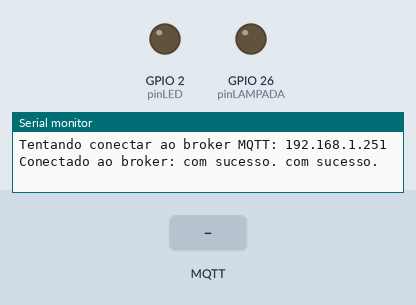
Simulated run of this program. Board: ESP32. Parts: output pins drawn as LEDs (lit = HIGH), the last lines printed to the serial monitor. The test bench sets the inputs (shaded band). WiFi joins after 1.5 s; servers stay silent unless stated; no MQTT or app messages arrive unless stated.

Above: at 3.2 s.
3.3 s: MQTT message "led_1" arrives on the first subscribed topic
At 4.2 s:
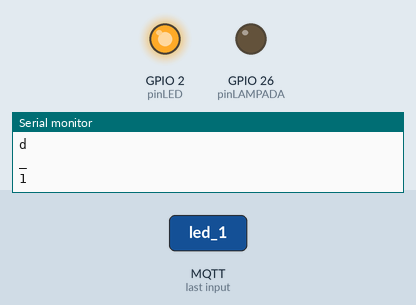
4.8 s: MQTT message "lampada_1" arrives on the first subscribed topic
At 5.4 s:
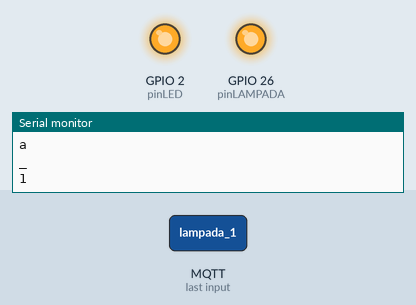
6.3 s: MQTT message "led_0" arrives on the first subscribed topic
At 7.5 s:
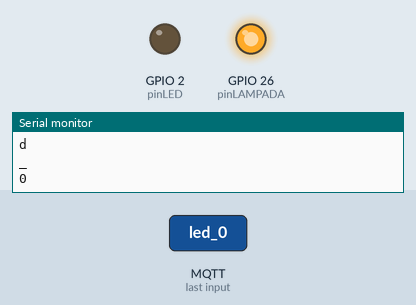
7.8 s: MQTT message "lampada_0" arrives on the first subscribed topic
At 8.8 s:
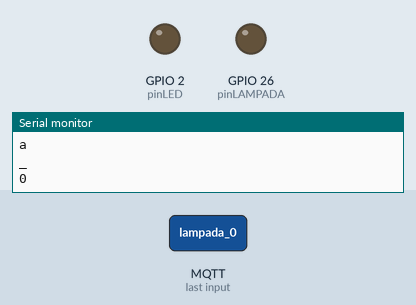
9.3 s: MQTT message "led_1" arrives on the second subscribed topic
At 9.9 s:
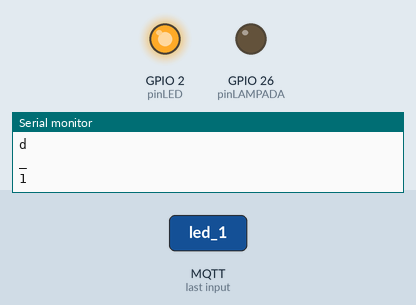
Timing chart, 0 to 11.8 s (numbered marks = the images above; inputs shaded):
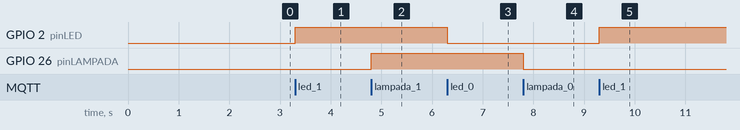

The program:

main.cpp
```cpp
#include <Arduino.h>

#include <WiFi.h>
#include <PubSubClient.h>

#define pinLED 2
#define pinLAMPADA 26

// Informações de conexão WiFi
  const char* SSID = "LIVE TIM_9BD2_2G"; //"LIVE TIM_F200_2G";
  const char* PASSWORD = "7qmdtfuceq"; //"xpbcn8u37r";
WiFiClient wifiClient;

// Informações do servidor MQTT
const char* BROKER_MQTT = "192.168.1.251";
const int BROKER_PORT = 1883;

#define ID_MQTT "BCI02"
#define TOPIC_PUBLISH_LED "publish/led"
#define TOPIC_PUBLISH_LAMPADA "publish/lampada"
#define TOPIC_SUBESCRIBE_LED "subescribe/led"
#define TOPIC_SUBESCRIBE_LAMPADA "subescribe/lampada"
PubSubClient MQTT(wifiClient);

//Informações do esp32
bool led_status = false;
bool lampada_status = false;

//Funções
void conectarWifi() {
  while (WiFi.status() == WL_CONNECTED) {
    return;
  }

  Serial.print("Conectando-se a rede: ");
  Serial.print(SSID);
  Serial.println("  Aguarde!");

  WiFi.begin(SSID, PASSWORD);
  while (WiFi.status() != WL_CONNECTED) {
    Serial.print(".");
    delay(1000);
  }

  Serial.println();
  Serial.print("Conectado com sucesso a rede: ");
  Serial.print(SSID);
  Serial.print("  IP obtido: ");
  Serial.println(WiFi.localIP());

}
void conectarMQTT() {
  while (!MQTT.connected()) {
    Serial.print("Tentando conectar ao broker MQTT: ");
    Serial.println(BROKER_MQTT);
    if(MQTT.connect(ID_MQTT)) {
      Serial.print("Conectado ao broker: ");
      Serial.print("com sucesso.");
      Serial.println(" com sucesso.");

        MQTT.subscribe(TOPIC_SUBESCRIBE_LED);
        MQTT.subscribe(TOPIC_SUBESCRIBE_LAMPADA);
    }
    else {
      Serial.println("Falha ao conectar ao broker.");
      Serial.println("Nova tentativa de conexão em 1 segundo.");
      delay(1000);
    }
  }
}
void mantemConexoes() {
  if(!MQTT.connected()) {
    conectarMQTT();
  }

  conectarWifi();
}
void callback(char* topic, byte* payload, unsigned int length) {
  String msg;

  for(int i = 0; i < length; i++) {
    Serial.println((char)payload[i]);

    char c = (char)payload[i];
    msg += c;
  }

  if(msg == "led_1") {
    // lIGA O LED
    digitalWrite(pinLED, HIGH);

    // Publica o status do LED
    led_status = true;
  }
  if(msg == "led_0") {
    // Desliga o LED
    digitalWrite(pinLED, LOW);

    // Publica o status do LED
    led_status = false;
  }

  if(msg == "lampada_1") {
    // lIGA O LED
    digitalWrite(pinLAMPADA, HIGH);

    // Publica o status do LED
    lampada_status = true;
  }
  if(msg == "lampada_0") {
    // Desliga o LED
    digitalWrite(pinLAMPADA, LOW);

    // Publica o status do LED
    lampada_status = false;
  }

}


void setup() {
  pinMode(pinLAMPADA , OUTPUT);
  pinMode(pinLED , OUTPUT);
  Serial.begin(115200);

  conectarWifi();
  MQTT.setServer(BROKER_MQTT, BROKER_PORT);
  MQTT.setCallback(callback);
}

void loop() {
  mantemConexoes();

  MQTT.publish(TOPIC_PUBLISH_LED, led_status ? "ligada" : "desligada"); // Publica o status da lâmpada a cada segundo
  MQTT.publish(TOPIC_PUBLISH_LAMPADA, lampada_status ? "ligada" : "desligada"); // Publica o status da lâmpada a cada segundo

  MQTT.loop();
}
```

Measured:
- after the input at 3.3 s, GPIO 2 (pinLED): LOW → HIGH at once
- after the input at 4.8 s, GPIO 26 (pinLAMPADA): LOW → HIGH at once
- after the input at 6.3 s, GPIO 2 (pinLED): HIGH → LOW at once
- after the input at 7.8 s, GPIO 26 (pinLAMPADA): HIGH → LOW at once
- after the input at 9.3 s, GPIO 2 (pinLED): LOW → HIGH at once
